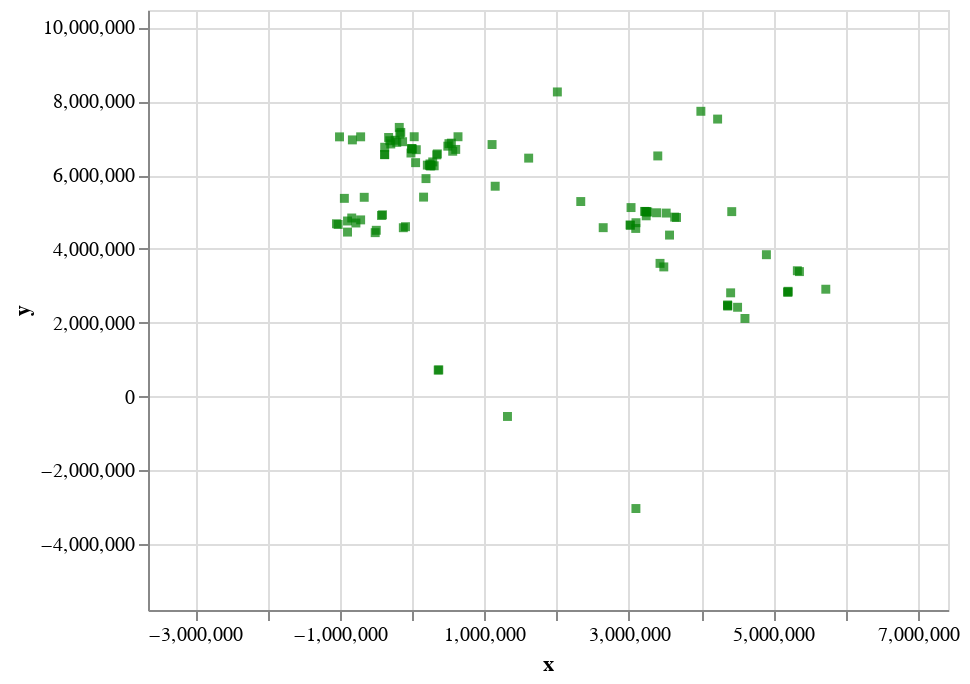

Here is the notebook cell this chart was saved with:
### Code cell
chart(pandas_expr.execute())
